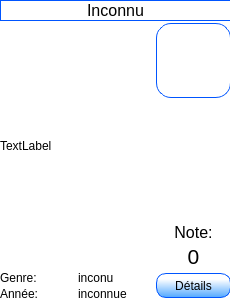
<?xml version="1.0" encoding="UTF-8"?>
<ui version="4.0">
 <class>C_miniFilm</class>
 <widget class="QWidget" name="C_miniFilm">
  <property name="geometry">
   <rect>
    <x>0</x>
    <y>0</y>
    <width>230</width>
    <height>300</height>
   </rect>
  </property>
  <property name="windowTitle">
   <string>Form</string>
  </property>
  <property name="styleSheet">
   <string notr="true">background-color : rgb(255, 255, 255);
border-color: rgb(0, 85, 255);</string>
  </property>
  <widget class="QWidget" name="layoutWidget">
   <property name="geometry">
    <rect>
     <x>0</x>
     <y>0</y>
     <width>231</width>
     <height>301</height>
    </rect>
   </property>
   <layout class="QGridLayout" name="gridLayout" rowstretch="0,0,0,0,0,0,0" columnstretch="0,0,0">
    <property name="verticalSpacing">
     <number>2</number>
    </property>
    <item row="5" column="1">
     <widget class="QLabel" name="lbl_genre">
      <property name="text">
       <string>inconu</string>
      </property>
     </widget>
    </item>
    <item row="6" column="0">
     <widget class="QLabel" name="lbl_T_annee">
      <property name="text">
       <string>Année:</string>
      </property>
     </widget>
    </item>
    <item row="1" column="2">
     <widget class="QLabel" name="lbl_ico">
      <property name="minimumSize">
       <size>
        <width>75</width>
        <height>75</height>
       </size>
      </property>
      <property name="baseSize">
       <size>
        <width>50</width>
        <height>50</height>
       </size>
      </property>
      <property name="styleSheet">
       <string notr="true">border-color: rgb(0, 85, 255);
border-radius:15px;
border-width: 1px;
border-style: solid;</string>
      </property>
      <property name="text">
       <string/>
      </property>
      <property name="scaledContents">
       <bool>true</bool>
      </property>
     </widget>
    </item>
    <item row="5" column="2" rowspan="2">
     <widget class="QPushButton" name="btn_details">
      <property name="minimumSize">
       <size>
        <width>75</width>
        <height>25</height>
       </size>
      </property>
      <property name="maximumSize">
       <size>
        <width>75</width>
        <height>25</height>
       </size>
      </property>
      <property name="styleSheet">
       <string notr="true">background-color: qlineargradient(spread:pad, x1:0.482412, y1:0.983, x2:0.493025, y2:0.239, stop:0 rgba(85, 170, 255, 255), stop:1 rgba(255, 255, 255, 255));
border-color: rgb(0, 85, 255);
border-radius: 10px;
border-width: 1px;
border-style: solid;</string>
      </property>
      <property name="text">
       <string>Détails</string>
      </property>
     </widget>
    </item>
    <item row="1" column="0" rowspan="4" colspan="2">
     <widget class="QLabel" name="lbl_affiche">
      <property name="text">
       <string>TextLabel</string>
      </property>
      <property name="scaledContents">
       <bool>true</bool>
      </property>
     </widget>
    </item>
    <item row="3" column="2">
     <widget class="QLabel" name="lbl_T_note">
      <property name="font">
       <font>
        <pointsize>12</pointsize>
       </font>
      </property>
      <property name="text">
       <string>Note:</string>
      </property>
      <property name="alignment">
       <set>Qt::AlignCenter</set>
      </property>
     </widget>
    </item>
    <item row="0" column="0" colspan="3">
     <widget class="QLabel" name="lbl_titre">
      <property name="font">
       <font>
        <pointsize>12</pointsize>
       </font>
      </property>
      <property name="styleSheet">
       <string notr="true">border-color: rgb(0, 85, 255);
border-radius:15px;
border-width: 1px;
border-style: solid;</string>
      </property>
      <property name="text">
       <string>Inconnu</string>
      </property>
      <property name="alignment">
       <set>Qt::AlignCenter</set>
      </property>
     </widget>
    </item>
    <item row="4" column="2">
     <widget class="QLabel" name="lbl_note">
      <property name="font">
       <font>
        <pointsize>16</pointsize>
       </font>
      </property>
      <property name="text">
       <string>0</string>
      </property>
      <property name="alignment">
       <set>Qt::AlignCenter</set>
      </property>
     </widget>
    </item>
    <item row="6" column="1">
     <widget class="QLabel" name="lbl_annee">
      <property name="text">
       <string>inconnue</string>
      </property>
     </widget>
    </item>
    <item row="5" column="0">
     <widget class="QLabel" name="lbl_T_genre">
      <property name="text">
       <string>Genre:</string>
      </property>
     </widget>
    </item>
    <item row="2" column="2">
     <spacer name="verticalSpacer">
      <property name="orientation">
       <enum>Qt::Vertical</enum>
      </property>
      <property name="sizeHint" stdset="0">
       <size>
        <width>20</width>
        <height>40</height>
       </size>
      </property>
     </spacer>
    </item>
   </layout>
  </widget>
 </widget>
 <resources/>
 <connections/>
 <slots>
  <slot>clik()</slot>
 </slots>
</ui>
